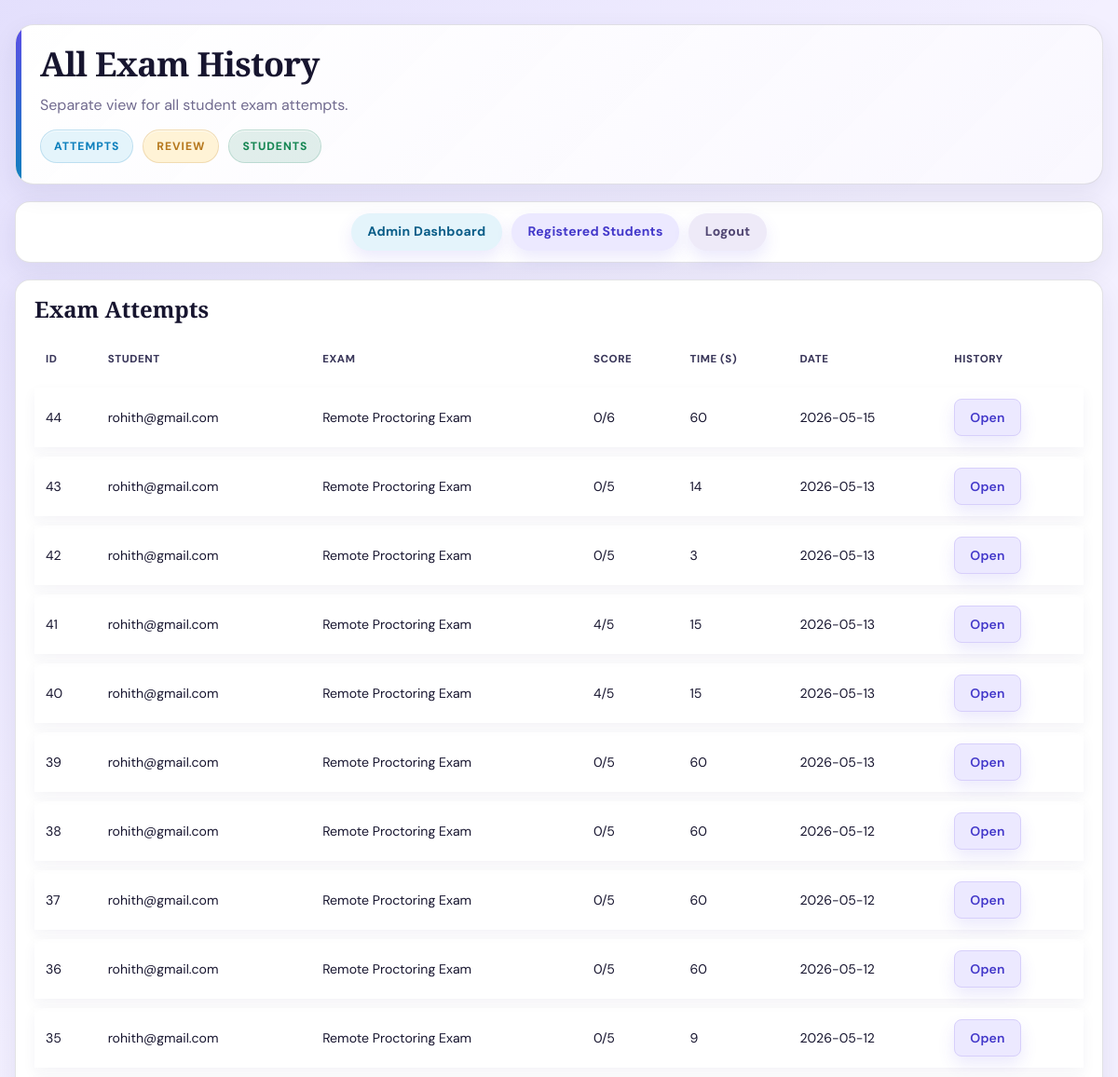
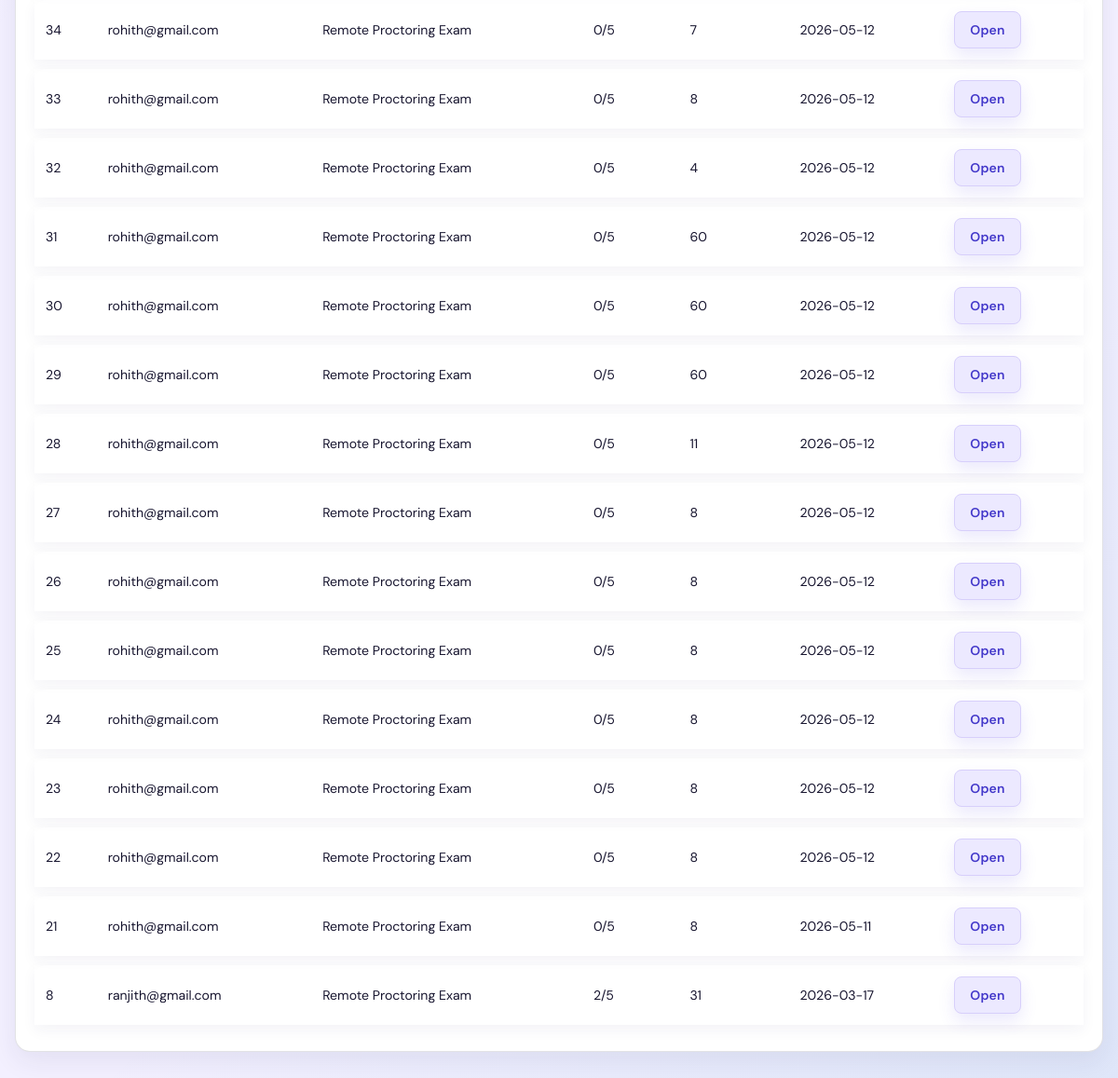
The page /admin/history (signed in) on the database its author committed (2 pictures, top to bottom).
### tables this page shows
CREATE TABLE exam_attempts (
                id INTEGER PRIMARY KEY AUTOINCREMENT,
                exam_id INTEGER NOT NULL,
                student_name TEXT NOT NULL,
                started_at TEXT NOT NULL,
                finished_at TEXT NOT NULL,
                score INTEGER NOT NULL,
                total_questions INTEGER NOT NULL, time_taken_seconds INTEGER,
                FOREIGN KEY (exam_id) REFERENCES exams(id) ON DELETE CASCADE
            );

CREATE TABLE exams (
                id INTEGER PRIMARY KEY AUTOINCREMENT,
                title TEXT NOT NULL,
                description TEXT,
                created_at TEXT NOT NULL
            , duration_minutes INTEGER, question_type TEXT, duration_seconds INTEGER);

### app.py (the view)
@app.get("/admin/history")
def admin_history():
    if not session.get("is_admin"):
        return redirect(url_for("login"))
    attempts = list_attempts(limit=500)
    return render_template(
        "admin_history.html",
        attempts=attempts,
        msg=request.args.get("msg"),
        err=request.args.get("err"),
    )

### app.py (called while the page is built)
@app.template_filter("date_only")
def date_only(value) -> str:
    text = str(value or "").strip()
    if not text:
        return "-"
    if "T" in text:
        return text.split("T", 1)[0]
    if " " in text:
        return text.split(" ", 1)[0]
    return text

### monitoring_db.py (called while the page is built)
def _get_connection() -> sqlite3.Connection:
    conn = sqlite3.connect(DB_PATH, check_same_thread=False)
    conn.row_factory = sqlite3.Row
    return conn

def list_attempts(limit: int = 100) -> List[sqlite3.Row]:
    conn = _get_connection()
    try:
        cur = conn.cursor()
        cur.execute(
            """
            SELECT a.id,
                   a.student_name,
                   a.score,
                   a.total_questions,
                   a.started_at,
                   a.time_taken_seconds,
                   e.title AS exam_title
            FROM exam_attempts a
            JOIN exams e ON a.exam_id = e.id
            ORDER BY a.id DESC
            LIMIT ?
            """,
            (limit,),
        )
        return cur.fetchall()
    finally:
        conn.close()

### templates/admin_history.html (shortened to what this page needs)
<!DOCTYPE html>
<html lang="en">
  <head>
    <link rel="stylesheet" href="/static/css/app.css" />
  </head>
  <body>
    <div class="page-shell">
      <div class="hero">
        <div>
          <h1 class="hero-title">All Exam History</h1>
          <p class="hero-subtitle">
            Separate view for all student exam attempts.
          </p>
          <div class="hero-badges">
            <span class="badge info">Attempts</span>
            <span class="badge warning">Review</span>
            <span class="badge success">Students</span>
          </div>
        </div>
      </div>
      <div class="nav-pills">
        <a class="nav-pill primary" href="/dashboard">Admin Dashboard</a>
        <a class="nav-pill" href="/admin/students">Registered Students</a>
        <a class="nav-pill danger" href="/admin_logout">Logout</a>
      </div>
      <div class="card card-pad" style="margin-top: 16px">
        <h2>Exam Attempts</h2>
        <table class="table">
          <thead>
            <tr>
              <th>ID</th>
              <th>Student</th>
              <th>Exam</th>
              <th>Score</th>
              <th>Time (s)</th>
              <th>Date</th>
              <th>History</th>
            </tr>
          </thead>
          <tbody>
            {% for a in attempts %}
            <tr>
              <td>{{ a["id"] }}</td>
              <td>{{ a["student_name"] }}</td>
              <td>{{ a["exam_title"] }}</td>
              <td>{{ a["score"] }}/{{ a["total_questions"] }}</td>
              <td>{{ a["time_taken_seconds"] or 0 }}</td>
              <td>{{ a["started_at"]|date_only }}</td>
              <td>
                <a class="btn btn-primary btn-sm" href="{{ url_for('history', student_name=a['student_name']) }}">
                  Open
                </a>
              </td>
            </tr>
            {% else %}
            <tr>
              <td colspan="7">No exam attempts yet.</td>
            </tr>
            {% endfor %}
          </tbody>
        </table>
      </div>
    </div>
  </body>
</html>

### rows shown on the page
exam_attempts: id "44", student_name "rohith@gmail.com", exam_title "Remote Proctoring Exam", score "0", total_questions "6", time_taken_seconds "60", started_at "2026-05-15"
exam_attempts: id "43", student_name "rohith@gmail.com", exam_title "Remote Proctoring Exam", score "0", total_questions "5", time_taken_seconds "14", started_at "2026-05-13"
exam_attempts: id "42", student_name "rohith@gmail.com", exam_title "Remote Proctoring Exam", score "0", total_questions "5", time_taken_seconds "3", started_at "2026-05-13"
exam_attempts: id "41", student_name "rohith@gmail.com", exam_title "Remote Proctoring Exam", score "4", total_questions "5", time_taken_seconds "15", started_at "2026-05-13"
exam_attempts: id "40", student_name "rohith@gmail.com", exam_title "Remote Proctoring Exam", score "4", total_questions "5", time_taken_seconds "15", started_at "2026-05-13"
exam_attempts: id "39", student_name "rohith@gmail.com", exam_title "Remote Proctoring Exam", score "0", total_questions "5", time_taken_seconds "60", started_at "2026-05-13"
exam_attempts: id "38", student_name "rohith@gmail.com", exam_title "Remote Proctoring Exam", score "0", total_questions "5", time_taken_seconds "60", started_at "2026-05-12"
exam_attempts: id "37", student_name "rohith@gmail.com", exam_title "Remote Proctoring Exam", score "0", total_questions "5", time_taken_seconds "60", started_at "2026-05-12"
exam_attempts: id "36", student_name "rohith@gmail.com", exam_title "Remote Proctoring Exam", score "0", total_questions "5", time_taken_seconds "60", started_at "2026-05-12"
exam_attempts: id "35", student_name "rohith@gmail.com", exam_title "Remote Proctoring Exam", score "0", total_questions "5", time_taken_seconds "9", started_at "2026-05-12"
exam_attempts: id "34", student_name "rohith@gmail.com", exam_title "Remote Proctoring Exam", score "0", total_questions "5", time_taken_seconds "7", started_at "2026-05-12"
exam_attempts: id "33", student_name "rohith@gmail.com", exam_title "Remote Proctoring Exam", score "0", total_questions "5", time_taken_seconds "8", started_at "2026-05-12"
exam_attempts: id "32", student_name "rohith@gmail.com", exam_title "Remote Proctoring Exam", score "0", total_questions "5", time_taken_seconds "4", started_at "2026-05-12"
exam_attempts: id "31", student_name "rohith@gmail.com", exam_title "Remote Proctoring Exam", score "0", total_questions "5", time_taken_seconds "60", started_at "2026-05-12"
exam_attempts: id "30", student_name "rohith@gmail.com", exam_title "Remote Proctoring Exam", score "0", total_questions "5", time_taken_seconds "60", started_at "2026-05-12"
exam_attempts: id "29", student_name "rohith@gmail.com", exam_title "Remote Proctoring Exam", score "0", total_questions "5", time_taken_seconds "60", started_at "2026-05-12"
exam_attempts: id "28", student_name "rohith@gmail.com", exam_title "Remote Proctoring Exam", score "0", total_questions "5", time_taken_seconds "11", started_at "2026-05-12"
exam_attempts: id "27", student_name "rohith@gmail.com", exam_title "Remote Proctoring Exam", score "0", total_questions "5", time_taken_seconds "8", started_at "2026-05-12"
exam_attempts: id "26", student_name "rohith@gmail.com", exam_title "Remote Proctoring Exam", score "0", total_questions "5", time_taken_seconds "8", started_at "2026-05-12"
exam_attempts: id "25", student_name "rohith@gmail.com", exam_title "Remote Proctoring Exam", score "0", total_questions "5", time_taken_seconds "8", started_at "2026-05-12"
exam_attempts: id "24", student_name "rohith@gmail.com", exam_title "Remote Proctoring Exam", score "0", total_questions "5", time_taken_seconds "8", started_at "2026-05-12"
exam_attempts: id "23", student_name "rohith@gmail.com", exam_title "Remote Proctoring Exam", score "0", total_questions "5", time_taken_seconds "8", started_at "2026-05-12"
exam_attempts: id "22", student_name "rohith@gmail.com", exam_title "Remote Proctoring Exam", score "0", total_questions "5", time_taken_seconds "8", started_at "2026-05-12"
exam_attempts: id "21", student_name "rohith@gmail.com", exam_title "Remote Proctoring Exam", score "0", total_questions "5", time_taken_seconds "8", started_at "2026-05-11"
exam_attempts: id "8", student_name "ranjith@gmail.com", exam_title "Remote Proctoring Exam", score "2", total_questions "5", time_taken_seconds "31", started_at "2026-03-17"
